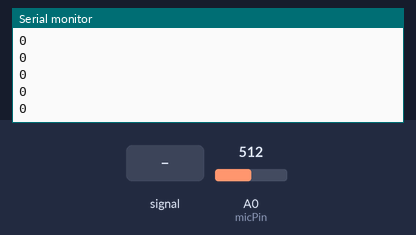
Bench run of a sketch on a simulated Arduino Uno, built with avr-gcc and run on an emulated ATmega328P. Parts: the last lines printed to the serial monitor. Inputs (shaded band) come from the test bench; at power-on: A0 (micPin) = 512.

Above: at 1.2 s.
1.3 s: A0 (micPin) fed a 200 Hz sine of ±81 counts around its level
At 2.1 s:
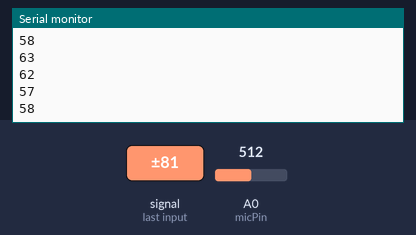
2.8 s: A0 (micPin) fed a 1000 Hz sine of ±255 counts around its level
At 3.3 s:
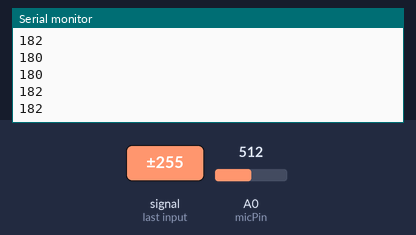
Timing chart, 0 to 5.8 s (numbered marks = the images above; inputs shaded):
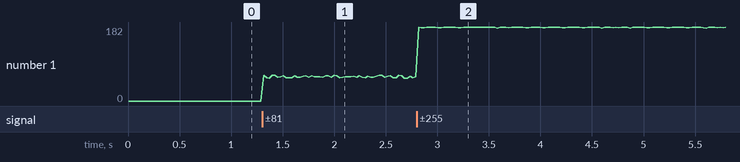

The sketch:

example_2.ino
```cpp
// Sample an electret microphone AC-coupled through the TRRS jack, compute a simple RMS-like level from multiple analog reads, and print the audio level over Serial.
//
// Buy this module: https://shillehtek.com/products/shillehtek-pre-soldered-3-5mm-stereo-audio-jack-breakout-board
// Full manual: https://shillehtek.com/blogs/shillehtek-product-manuals/shillehtek-pre-soldered-3-5mm-stereo-audio-jack-breakout-board-manual
// More examples: https://github.com/shillehbean/shillehtek-examples
//

// Read electret mic from a TRRS headset
// Wire: RING2 -> 2.2k pull-up to 5V, then RING2 -> 0.1uF cap -> A0
// SLEEVE -> GND. The capacitor blocks the DC bias; A0 reads the AC audio.

const int micPin = A0;
const int samples = 64;

void setup() {
  Serial.begin(115200);
}

void loop() {
  long sum = 0;
  long sumSq = 0;
  for (int i = 0; i < samples; i++) {
    int v = analogRead(micPin);
    sum += v;
    sumSq += (long)v * v;
  }
  long mean = sum / samples;
  long rms = sqrt((sumSq / samples) - (mean * mean));
  Serial.println(rms);
  delay(20);
}
```

Measured:
- after the input at 1.3 s, the serial monitor: prints a new line at once (image 1)
- after the input at 2.8 s, the serial monitor: prints a new line at once (image 2)
- plotted number 1: 0 → 60 after the input at 1.3 s, 60 → 181 after the input at 2.8 s
